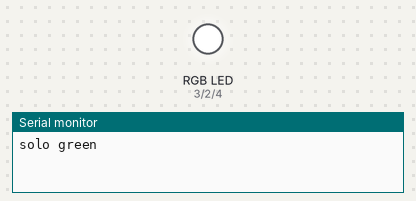
Bench run of a sketch on a simulated Arduino Uno, built with avr-gcc and run on an emulated ATmega328P. On the bench: an RGB LED mixed from three pins (HIGH = lit), the last lines printed to the serial monitor.

Above: at 0.1 s.
At 1.3 s:
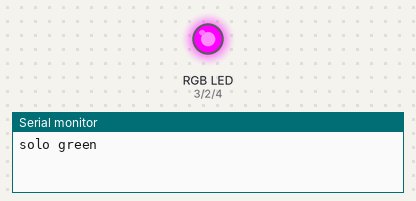
At 8.42 s:
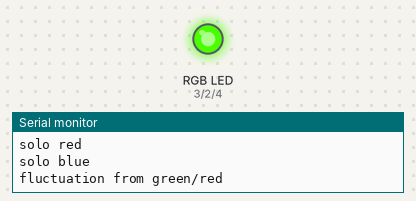
At 15.35 s:
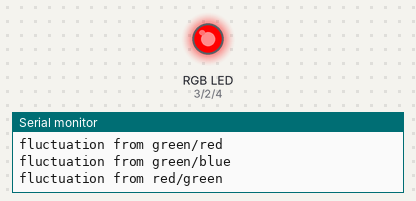
At 22.27 s:
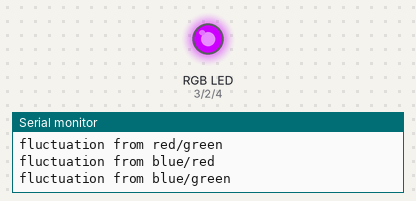
At 29.5 s:
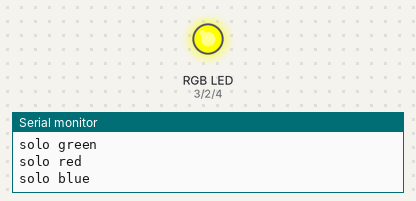
Timing chart, 0 to 40.0 s (numbered marks = the images above):
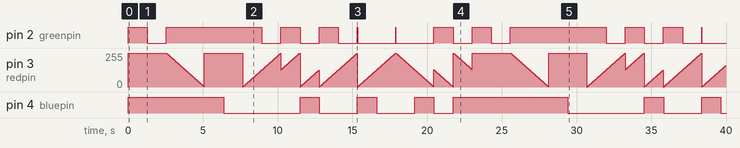

Measured:
- by itself, pin 2 (greenpin): LOW → HIGH at 0.00 s, → LOW 1.3 s later, → HIGH 1.3 s later, → LOW 6.4 s later, … (24 changes in this stretch)
- by itself, pin 4 (bluepin): LOW → HIGH at 0.00 s, → LOW 6.4 s later, → HIGH 5.1 s later, → LOW 1.3 s later, … (14 changes in this stretch)

The sketch:

rgb_led.ino
```cpp
/*
KS0016 keye studio RGB LED
_________________________________
|  SETUP                          |
|Sensor pin  ::    Particle pin   |
|   G        ::        D0       |
|   R        ::        D1         |
|   B        ::        D2         |
|   V        ::        5V         |
|_________________________________|
SPECIFICATIONS:
module emits rgb colorscheme
V serves as power
G R B serve as ground (for 3 different LEDS in one module)
Counter intuitively, you must insert current in the RGB pins in order to divert the current (255 = LOW)
src: https://wiki.keyestudio.com/Ks0068_keyestudio_37_in_1_Sensor_Kit_for_Arduino_Starters#Project_4:_RGB_LED
*/


#define greenpin 2
#define redpin 3
#define bluepin 4

int val;

void setup() {
  pinMode(redpin, OUTPUT);
  pinMode(bluepin, OUTPUT);
  pinMode(greenpin, OUTPUT);
  Serial.begin(9600);
  }

void loop() {

  Serial.println("solo green");
  for(val=255; val>0; val--){
      analogWrite(greenpin, val);
      analogWrite(redpin, 255);
      analogWrite(bluepin, 255);
   delay(10);
  }

  Serial.println("solo red");
  for(val=255; val>0; val--){
      analogWrite(greenpin, 255);
      analogWrite(redpin, val);
      analogWrite(bluepin, 255);
   delay(10);
  }

    Serial.println("solo blue");
  for(val=255; val>0; val--){
      analogWrite(greenpin, 255);
      analogWrite(redpin, 255);
      analogWrite(bluepin, val);
   delay(10);
  }

//color fluctuation from green
Serial.println("fluctuation from green/red");
  for(val=255; val>0; val--)
  {
   analogWrite(greenpin, val);
   analogWrite(redpin, 255-val);
   analogWrite(bluepin, 128-val);
   delay(10);
  }
Serial.println("fluctuation from green/blue");
  for(val=255; val>0; val--)
  {analogWrite(greenpin, val);
   analogWrite(bluepin, 255-val);
   analogWrite(redpin, 128-val);
   delay(10);
  }

//color fluctuation from red
Serial.println("fluctuation from red/green");
for(val=0; val<255; val++)
  {analogWrite(redpin, val);
   analogWrite(greenpin, 255-val);
   analogWrite(bluepin, 128-val);
   delay(10);
  }
  Serial.println("fluctuation from red/green");
  for(val=0; val<255; val++)
  {analogWrite(redpin, val);
   analogWrite(bluepin, 255-val);
   analogWrite(greenpin, 128-val);
   delay(10);
  }

//color fluctuation from blue
Serial.println("fluctuation from blue/red");
for(val=0; val<255; val++)
  {analogWrite(bluepin, val);
   analogWrite(redpin, 255-val);
   analogWrite(greenpin, 128-val);
   delay(10);
  }
  Serial.println("fluctuation from blue/green");
for(val=0; val<255; val++)
  {analogWrite(bluepin, val);
   analogWrite(greenpin, 255-val);
   analogWrite(redpin, 128-val);
   delay(10);
  }
}
```
